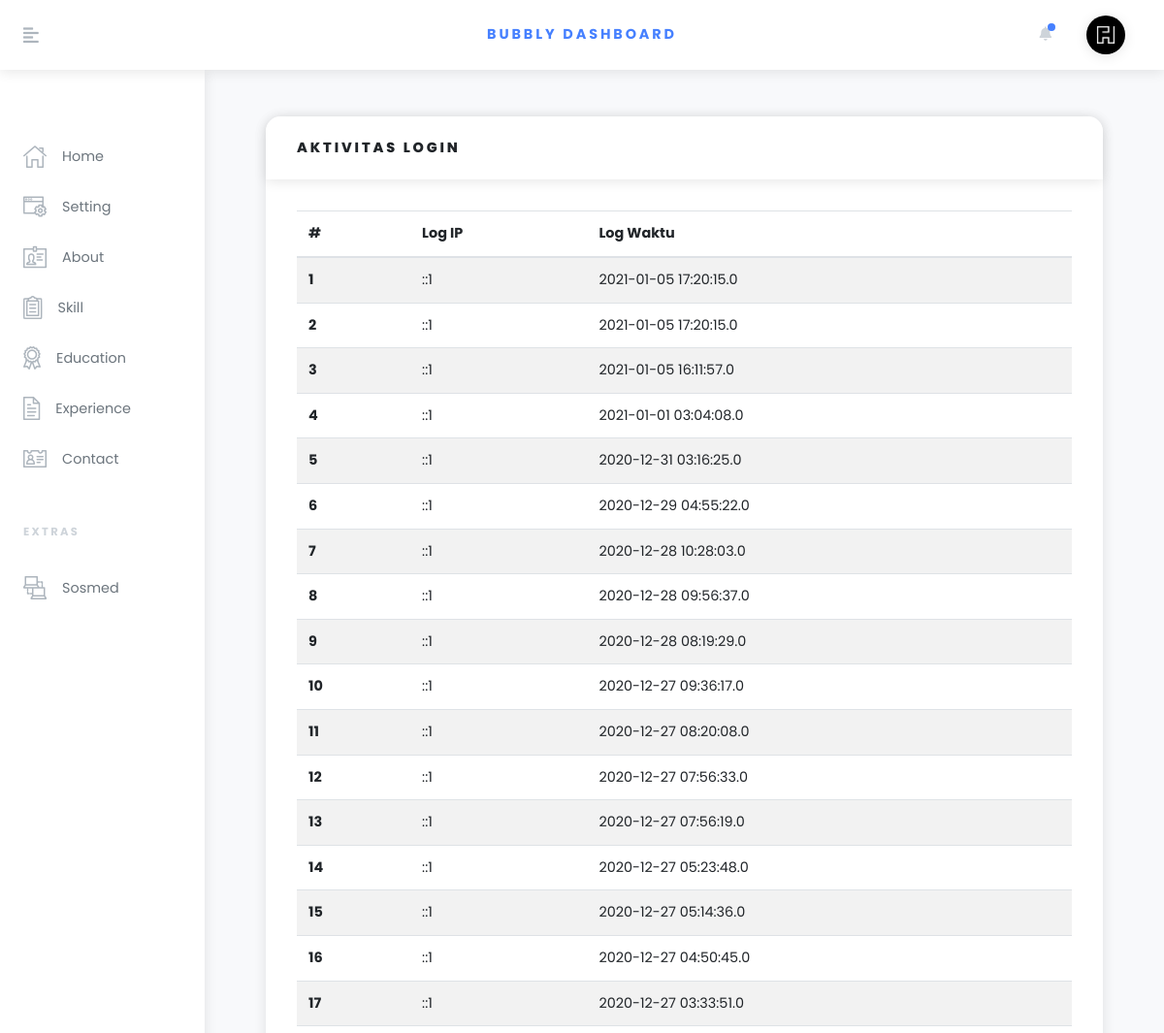
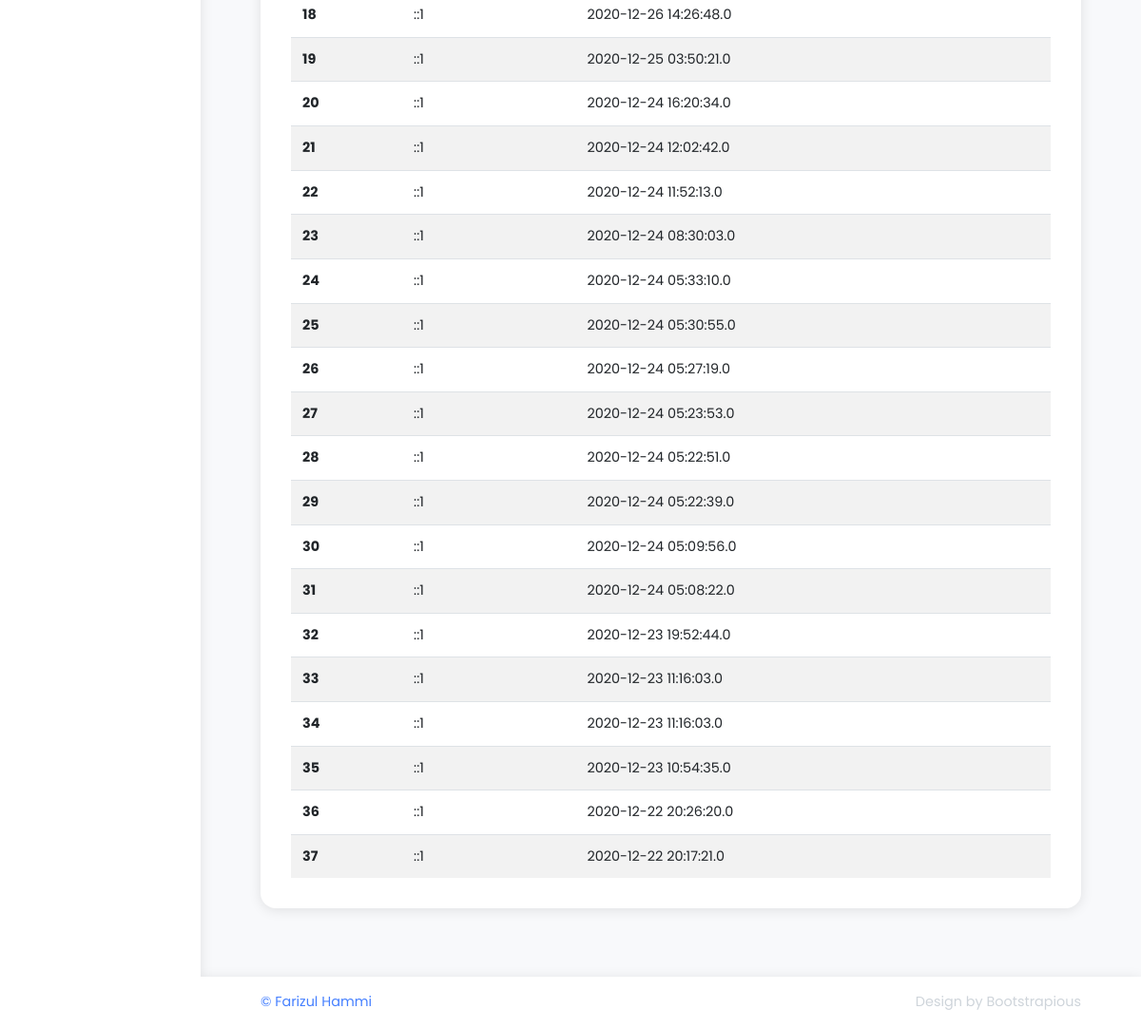
Screenshot of /admiin/profile/logs.php (signed in) with the database file from the repository (2 pictures, top to bottom).
### tables this page shows
CREATE TABLE `website_setting` (
  `id` int(11) NOT NULL,
  `title_web` varchar(50) NOT NULL,
  `icon_web` varchar(50) NOT NULL,
  `bg_home` varchar(255) NOT NULL
);

CREATE TABLE `log` (
  `log_id` int(11) NOT NULL,
  `username` varchar(122) NOT NULL,
  `log_ip` varchar(125) NOT NULL,
  `log_waktu` datetime(1) NOT NULL
);

### admiin/config.php (called while the page is built, shortened)
<?php
$base_url = "http://localhost/resume/";
$base_admin = $base_url."admiin/";

### admiin/lib/cek_session.php (called while the page is built, shortened)
<?php
if (isset($_SESSION['username'])) {
    if ($cek = 0) {
        header("Location: ".$base_admin."logout");
    }else {
        $usernm = $_SESSION['username'];
    }
}else {
    header("Location: ".$base_admin."login");
}

### admiin/profile/logs.php (the view, shortened to what this page needs)
<?php
$pagename = "Activity";
require('../config.php');
require('../lib/cek_session.php');
include('../lib/header.php');
?>
        <div class="container-fluid px-xl-5">
          <section class="py-5">
             <div class="col-lg-12 mb-4">
                <div class="card">
                  <div class="card-header">
                    <h6 class="text-uppercase mb-0">Aktivitas Login</h6>
                  </div>
                  <div class="card-body">
                    <table class="table table-striped table-hover card-text">
                      <thead>
                        <tr>
                          <th>#</th>
                          <th>Log IP</th>
                          <th>Log Waktu</th>
                        </tr>
                      </thead>
                      <tbody>
                        <?php
                        $no=1;
                        $qry = mysqli_query($conn,"SELECT * FROM log WHERE username='$usernm' ORDER BY log_id DESC ");
                        while($log = mysqli_fetch_assoc($qry)){
                        ?>
                        <tr>
                          <th scope="row"><?=$no;?></th>
                          <td><?= $log['log_ip'];?></td>
                          <td><?= $log['log_waktu'];?></td>
                        </tr>
                        <?php
                        $no++;
                        }
                        ?>
                      </tbody>
                    </table>
                  </div>
                </div>
              </div>
          </section>
        </div>
       <?php
       include('../lib/footer.php');
       ?>

### admiin/lib/header.php (shortened to what this page needs)
<?php
$infouser = mysqli_fetch_assoc(mysqli_query($conn, "SELECT * FROM user WHERE username='$usernm' "));
$infoWeb = mysqli_fetch_assoc(mysqli_query($conn,"SELECT * FROM website_setting "));
?>
<!DOCTYPE html>
<html>
  <head>
    <link rel="stylesheet" href="<?= $base_url;?>vendor/bootstrap/css/bootstrap.min.css">
    <link rel="stylesheet" href="<?= $base_url;?>fontawesome-free/css/all.css">
    <link rel="stylesheet" href="<?= $base_admin;?>css/orionicons.css">
    <link rel="stylesheet" href="<?= $base_admin;?>css/style.blue.css"  id="theme-stylesheet">
    <link rel="stylesheet" href="css/custom.css">
  </head>
  <body>
    <header class="header">
    <nav class="navbar navbar-expand-lg px-4 py-2 bg-white shadow"><a href="#" class="sidebar-toggler text-gray-500 mr-4 mr-lg-5 lead"><i class="fas fa-align-left"></i></a><a href="index.html" class="navbar-brand font-weight-bold text-uppercase text-base">Bubbly Dashboard</a>
        <ul class="ml-auto d-flex align-items-center list-unstyled mb-0">
          <li class="nav-item dropdown mr-3"><a id="notifications" href="http://example.com" data-toggle="dropdown" aria-haspopup="true" aria-expanded="false" class="nav-link dropdown-toggle text-gray-400 px-1"><i class="fa fa-bell"></i><span class="notification-icon"></span></a>
          </li>
          <li class="nav-item dropdown ml-auto"><a id="userInfo" href="" data-toggle="dropdown" aria-haspopup="true" aria-expanded="false" class="nav-link dropdown-toggle"><img src="<?= $base_url."img/".$infoWeb['icon_web']; ?>" alt="<?=$infouser['nama'] ;?>" style="max-width: 2.5rem;" class="img-fluid rounded-circle shadow"></a>
          </li>
        </ul>
      </nav>
    </header>
    <div class="d-flex align-items-stretch">
      <div id="sidebar" class="sidebar py-3">
        <div class="text-gray-400 text-uppercase px-3 px-lg-4 py-4 font-weight-bold small headings-font-family"></div>
        <ul class="sidebar-menu list-unstyled">
              <li class="sidebar-list-item"><a href="<?= $base_admin;?>" class="sidebar-link text-muted<?php if($pagename == "Home") echo " active"; ?>"><i class="o-home-1 mr-3 text-gray"></i><span>Home</span></a></li>
              <li class="sidebar-list-item"><a href="<?= $base_admin;?>settings/website" class="sidebar-link text-muted <?php if($pagename == "Setting") echo " active"; ?>"><i class="o-settings-window-1 mr-3 text-gray"></i><span>Setting</span></a></li>
              <li class="sidebar-list-item"><a href="<?= $base_admin;?>settings/about" class="sidebar-link text-muted <?php if($pagename == "About") echo " active"; ?>"><i class="o-id-card-1 mr-3 text-gray"></i><span>About</span></a></li>
              <li class="sidebar-list-item"><a href="<?= $base_admin;?>settings/skill" class="sidebar-link text-muted <?php if($pagename == "Skill") echo " active"; ?>"><i class="o-survey-1 mr-3 text-gray"></i><span>Skill</span></a></li>
              <li class="sidebar-list-item"><a href="<?= $base_admin;?>settings/education" class="sidebar-link text-muted <?php if($pagename == "Education") echo " active"; ?>"><i class="o-diploma-1 mr-3 text-gray"></i><span>Education</span></a></li>
              <li class="sidebar-list-item"><a href="<?= $base_admin;?>settings/experience" class="sidebar-link text-muted <?php if($pagename == "Experience") echo " active"; ?>"><i class="o-document-1 mr-3 text-gray"></i><span>Experience</span></a></li>
              <li class="sidebar-list-item"><a href="<?= $base_admin;?>settings/contact" class="sidebar-link text-muted <?php if($pagename == "Contact") echo " active"; ?>"><i class="o-contact-card-1 mr-3 text-gray"></i><span>Contact</span></a></li>
        </ul>
        <div class="text-gray-400 text-uppercase px-3 px-lg-4 py-4 font-weight-bold small headings-font-family">EXTRAS</div>
        <ul class="sidebar-menu list-unstyled">
        <li class="sidebar-list-item"><a href="<?= $base_admin;?>settings/sosmed" class="sidebar-link text-muted <?php if($pagename == "Sosmed") echo " active"; ?>"><i class="o-network-1 mr-3 text-gray"></i><span>Sosmed</span></a></li>
        </ul>
      </div>
      <div class="page-holder w-100 d-flex flex-wrap">

### admiin/lib/footer.php (shortened to what this page needs)
<footer class="footer bg-white shadow align-self-end py-3 px-xl-5 w-100">
          <div class="container-fluid">
            <div class="row">
              <div class="col-md-6 text-center text-md-left text-primary">
                <p class="mb-2 mb-md-0">&copy; Farizul Hammi</p>
              </div>
              <div class="col-md-6 text-center text-md-right text-gray-400">
                <p class="mb-0">Design by <a href="https://bootstrapious.com/admin-templates" class="external text-gray-400">Bootstrapious</a></p>
              </div>
            </div>
          </div>
        </footer>
      </div>
    </div>
  </body>
</html>

### rows the page displays
website_setting: icon_web (picture)
log: log_ip "::1", log_waktu "2021-01-05 17:20:15.0"
log: log_ip "::1", log_waktu "2021-01-05 17:20:15.0"
log: log_ip "::1", log_waktu "2021-01-05 16:11:57.0"
log: log_ip "::1", log_waktu "2021-01-01 03:04:08.0"
log: log_ip "::1", log_waktu "2020-12-31 03:16:25.0"
log: log_ip "::1", log_waktu "2020-12-29 04:55:22.0"
log: log_ip "::1", log_waktu "2020-12-28 10:28:03.0"
log: log_ip "::1", log_waktu "2020-12-28 09:56:37.0"
log: log_ip "::1", log_waktu "2020-12-28 08:19:29.0"
log: log_ip "::1", log_waktu "2020-12-27 09:36:17.0"
log: log_ip "::1", log_waktu "2020-12-27 08:20:08.0"
log: log_ip "::1", log_waktu "2020-12-27 07:56:33.0"
log: log_ip "::1", log_waktu "2020-12-27 07:56:19.0"
log: log_ip "::1", log_waktu "2020-12-27 05:23:48.0"
log: log_ip "::1", log_waktu "2020-12-27 05:14:36.0"
log: log_ip "::1", log_waktu "2020-12-27 04:50:45.0"
log: log_ip "::1", log_waktu "2020-12-27 03:33:51.0"
log: log_ip "::1", log_waktu "2020-12-26 14:26:48.0"
log: log_ip "::1", log_waktu "2020-12-25 03:50:21.0"
log: log_ip "::1", log_waktu "2020-12-24 16:20:34.0"
log: log_ip "::1", log_waktu "2020-12-24 12:02:42.0"
log: log_ip "::1", log_waktu "2020-12-24 11:52:13.0"
log: log_ip "::1", log_waktu "2020-12-24 08:30:03.0"
log: log_ip "::1", log_waktu "2020-12-24 05:33:10.0"
log: log_ip "::1", log_waktu "2020-12-24 05:30:55.0"
log: log_ip "::1", log_waktu "2020-12-24 05:27:19.0"
log: log_ip "::1", log_waktu "2020-12-24 05:23:53.0"
log: log_ip "::1", log_waktu "2020-12-24 05:22:51.0"
log: log_ip "::1", log_waktu "2020-12-24 05:22:39.0"
log: log_ip "::1", log_waktu "2020-12-24 05:09:56.0"
log: log_ip "::1", log_waktu "2020-12-24 05:08:22.0"
log: log_ip "::1", log_waktu "2020-12-23 19:52:44.0"
log: log_ip "::1", log_waktu "2020-12-23 11:16:03.0"
log: log_ip "::1", log_waktu "2020-12-23 11:16:03.0"
log: log_ip "::1", log_waktu "2020-12-23 10:54:35.0"
log: log_ip "::1", log_waktu "2020-12-22 20:26:20.0"
log: log_ip "::1", log_waktu "2020-12-22 20:17:21.0"
